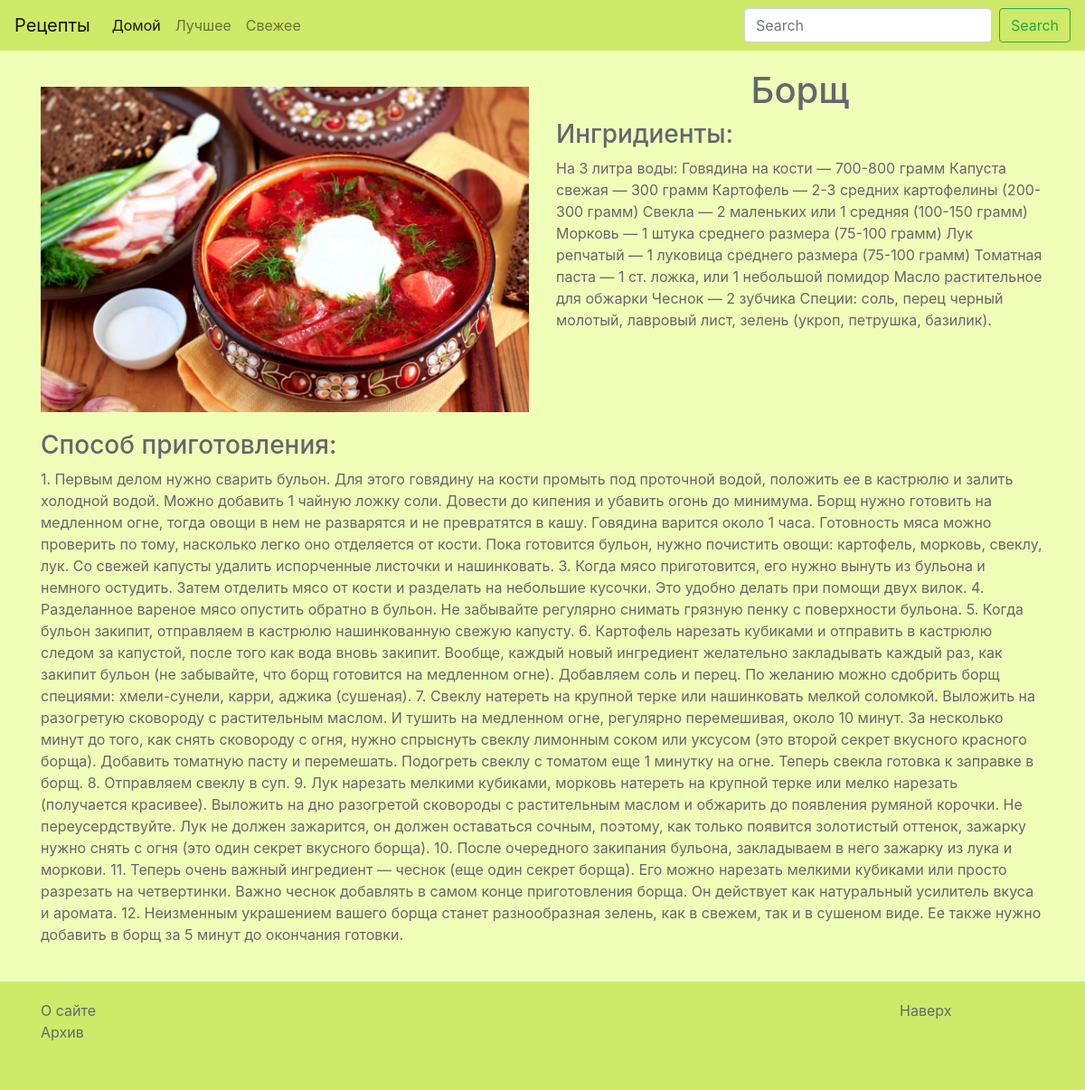
Page /recipes/1/ on the committed database.
### recipes/models.py (models this page shows, shortened)
class Recipe(models.Model):
    TAG_CHOICES = (('Горячее блюдо', 'Горячее блюдо'), ('Холодное блюдо', 'Холодное блюдо'), ('Салат', 'Салат'), ('Суп', 'Суп'), ('Выпечка', 'Выпечка'))
    STATUS_CHOICES = (('Свежее', 'Свежее'), ('Популярное', 'Популярное'), ('Лучшее', 'Лучшее'), ('Архив', 'Архив'))
    name = models.CharField(max_length=64, default=None)
    description = models.TextField(default=None, max_length=60, blank=True, null=True)
    ingredients = models.TextField(default=None)
    full_recipe = models.TextField(default=None)
    views_counter = models.IntegerField(default=None, blank=True, null=True)
    tag = models.CharField(max_length=64, choices=TAG_CHOICES, default=None)
    status = models.CharField(max_length=64, choices=STATUS_CHOICES, default=None, blank=True, null=True)
    image = models.ImageField(upload_to='recipes/images/', blank=True)
    created = models.DateTimeField(auto_now_add=True, auto_now=False)
    updated = models.DateTimeField(auto_now_add=False, auto_now=True)
    class Meta:
        verbose_name='Рецепт'
        verbose_name_plural='Рецепты'

### recipes/views.py (the view)
# urls.py: url(r'^recipes/(?P<recipe_id>\w+)/$', views.recipe, name = 'recipe'),
def recipe(request, recipe_id):
    recipe = Recipe.objects.get(id=recipe_id)
    if recipe_id not in request.COOKIES:
        recipe.views_counter += 1
        recipe.save(update_fields=['views_counter'])
        response = render(request, 'recipes/recipes.html', locals())
        response.set_cookie(recipe_id, 'already seen')
        return response
    return render(request, 'recipes/recipes.html', locals())

### templates/recipes/recipes.html (shortened to what this page needs)
{% extends 'base.html' %}
{% load staticfiles %}
    {% block content %}
      <div class='container'>
        <div class='row'>
          <div class='col-6'>
            <img src='{{ recipe.image.url }}' class='img-fluid'>
          </div>
          <div class='col-6'>
            <h1 class='text-center'>{{ recipe.name }}</h1>
            <div class='ingredients'>
              <h3>Ингридиенты:</h3>
              {{ recipe.ingredients }}
            </div>
          </div>
        </div>
        <div class='row'>
          <div class='col-12'>
            <div class='full-recipe'>
              <h3>Способ приготовления:</h3>
              {{ recipe.full_recipe }}
            </div>
          </div>
        </div>
      </div>
    {% endblock %}

### templates/base.html (shortened to what this page needs)
<!DOCTYPE html>
{% load staticfiles %}
<html lang="en">
    <head>
        <link rel="stylesheet" href="{% static 'css/recipes/style.css' %}">
        <link rel="stylesheet" href="{% static 'css/bootstrap.min.css' %}">
    </head>
    <body>
        <div class='wrapper'>
            <div class='wrapper-content'>
                {% include 'navbar.html' %}
                {% block content %}
                {% endblock %}
            </div>
        </div>
        {% include 'footer.html' %}
    </body>
</html>

### templates/navbar.html (shortened to what this page needs)
<nav class="navbar navbar-expand-lg navbar-light">
  <a class="navbar-brand" href="{% url 'home' %}">Рецепты</a>
  <div class="collapse navbar-collapse" id="navbarNavDropdown">
    <ul class="navbar-nav">
      <li class="nav-item active">
        <a class="nav-link" href="{% url 'home' %}">Домой<span class="sr-only">(current)</span></a>
      </li>
      <li class="nav-item">
        <a class="nav-link" href="{% url 'best' %}">Лучшее</a>
      </li>
      <li class="nav-item">
        <a class="nav-link" href="{% url 'new' %}">Свежее</a>
      </li>
    </ul>
    <form class="form-inline my-2 my-lg-0" action="{% url 'search:index' %}" method="get">
      <input required class="form-control mr-sm-2" type="search" id="search" name="q" placeholder="Search" aria-label="Search">
      <button class="btn btn-outline-success my-2 my-sm-0" type="submit">Search</button>
    </form>
  </div>
</nav>

### templates/footer.html
<footer class="footer">
    <div class="container">
        <div class='row'>
            <div class='col-10'>
                <a href='{% url "about" %}' id='archive'>
                    <span>О сайте</span>
                </a>
            </div>
            <div class='col-2'>
                <a href='#' id='upbutton' onclick='smoothJumpUp(); return false;'>
                    <span>Наверх</span>
                </a>
            </div>
        </div>
        <div class='row'>
            <div class='col-12'>
                <a href="{% url 'archive' %}" id='archive'>
                    <span>Архив</span>
                </a>
            </div>
        </div>
    </div>
</footer>

### static/css/recipes/style.css (style rules this page uses)
html { height: 100%; position: relative; }
body { min-height: 100%; position: relative; background-color: #F0FFB8 !important; }
.wrapper-content { overflow: auto; padding-bottom: 160px; }
.wrapper { min-height: 100%; }
.footer { position: absolute; bottom: 0; height: 120px; clear: both; background-color: #CFE968; width: 100%; }
.img-fluid { margin: 20px 0 20px 0; }
.navbar { background-color: #CFE968; }
.container { padding-top: 20px; color: #62686d; }
#upbutton { text-decoration: none; color: #62686d; }
#archive { text-decoration: none; color: #62686d; }
.navbar-nav { margin-right: auto; }

### rows in the picture
Recipe: image (picture), name "Борщ", ingredients "На 3 литра воды: Говядина на кости — 700-800 грамм Капуста свежая — 300 грамм Картофель — 2-3 средних картофелины (200-300 грамм) Свекла — 2 маленьких или 1 средняя (100-150 грамм) Морковь — 1 штука среднего размера (75-100 грамм) Лук репчатый — 1 луковица среднего размера (75-100 грамм) Томатная паста — 1 ст. ложка, или 1 небольшой помидор Масло растительное для обжарки Чеснок — 2 зубчика Специи: соль, перец черный молотый, лавровый лист, зелень (укроп, петрушка, базилик).", full_recipe "1. Первым делом нужно сварить бульон. Для этого говядину на кости промыть под проточной водой, положить ее в кастрюлю и залить холодной водой. Можно добавить 1 чайную ложку соли. Довести до кипения и убавить огонь до минимума. Борщ нужно готовить на медленном огне, тогда овощи в нем не разварятся и не превратятся в кашу. Говядина варится около 1 часа. Готовность мяса можно проверить по тому, насколько легко оно отделяется от кости. Пока готовится бульон, нужно почистить овощи: картофель, морковь, свеклу, лук. Со свежей капусты удалить испорченные листочки и нашинковать. 3. Когда мясо приготовится, его нужно вынуть из бульона и немного остудить. Затем отделить мясо от кости и разделать на…"
